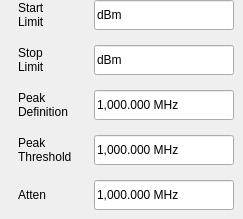
    <widget class="QWidget" name="page_2">
     <widget class="SA_LineEdit" name="LedAtten">
      <property name="geometry">
       <rect>
        <x>94</x>
        <y>180</y>
        <width>140</width>
        <height>30</height>
       </rect>
      </property>
      <property name="text">
       <string>1,000.000 MHz</string>
      </property>
      <property name="readOnly">
       <bool>true</bool>
      </property>
     </widget>
     <widget class="QLabel" name="label_13">
      <property name="geometry">
       <rect>
        <x>18</x>
        <y>135</y>
        <width>68</width>
        <height>30</height>
       </rect>
      </property>
      <property name="text">
       <string>Peak
Threshold</string>
      </property>
     </widget>
     <widget class="QLabel" name="label_10">
      <property name="geometry">
       <rect>
        <x>18</x>
        <y>90</y>
        <width>68</width>
        <height>30</height>
       </rect>
      </property>
      <property name="text">
       <string>Peak
Definition</string>
      </property>
     </widget>
     <widget class="SA_LineEdit" name="LedPeakDefinition">
      <property name="geometry">
       <rect>
        <x>94</x>
        <y>90</y>
        <width>140</width>
        <height>30</height>
       </rect>
      </property>
      <property name="text">
       <string>1,000.000 MHz</string>
      </property>
      <property name="readOnly">
       <bool>true</bool>
      </property>
     </widget>
     <widget class="SA_LineEdit" name="LedPeakThreshold">
      <property name="geometry">
       <rect>
        <x>94</x>
        <y>135</y>
        <width>140</width>
        <height>30</height>
       </rect>
      </property>
      <property name="text">
       <string>1,000.000 MHz</string>
      </property>
      <property name="readOnly">
       <bool>true</bool>
      </property>
     </widget>
     <widget class="QLabel" name="label_15">
      <property name="geometry">
       <rect>
        <x>18</x>
        <y>180</y>
        <width>68</width>
        <height>30</height>
       </rect>
      </property>
      <property name="text">
       <string>Atten</string>
      </property>
     </widget>
     <widget class="QLabel" name="label_5">
      <property name="geometry">
       <rect>
        <x>18</x>
        <y>0</y>
        <width>68</width>
        <height>30</height>
       </rect>
      </property>
      <property name="text">
       <string>Start
Limit</string>
      </property>
     </widget>
     <widget class="SA_LineEdit" name="LedStopLimit">
      <property name="geometry">
       <rect>
        <x>94</x>
        <y>45</y>
        <width>140</width>
        <height>30</height>
       </rect>
      </property>
      <property name="text">
       <string>dBm</string>
      </property>
      <property name="readOnly">
       <bool>true</bool>
      </property>
     </widget>
     <widget class="QLabel" name="label_12">
      <property name="geometry">
       <rect>
        <x>18</x>
        <y>45</y>
        <width>68</width>
        <height>30</height>
       </rect>
      </property>
      <property name="text">
       <string>Stop
Limit</string>
      </property>
     </widget>
     <widget class="SA_LineEdit" name="LedStartLimit">
      <property name="geometry">
       <rect>
        <x>94</x>
        <y>0</y>
        <width>140</width>
        <height>30</height>
       </rect>
      </property>
      <property name="text">
       <string>dBm</string>
      </property>
      <property name="readOnly">
       <bool>true</bool>
      </property>
     </widget>
    </widget>
